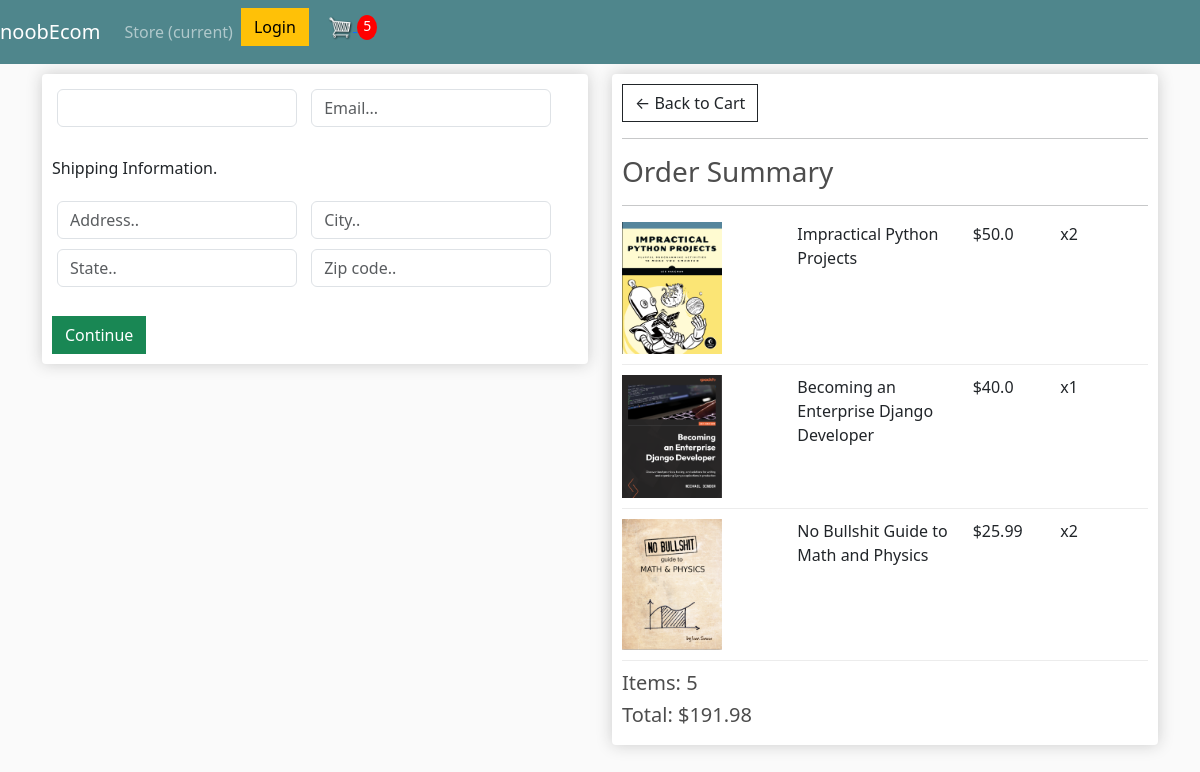
/checkout/ (signed in), run on an earlier commit of the app's database.
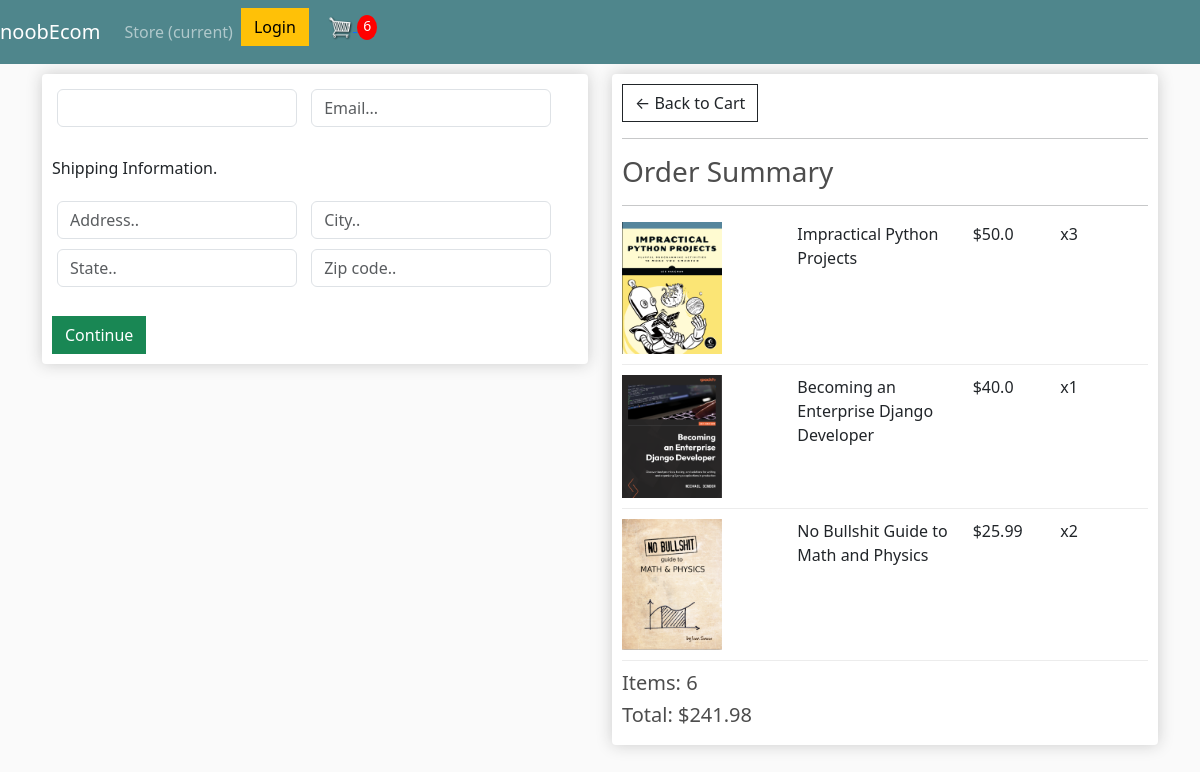
And on a later commit of the database.
### store/models.py (models this page shows, shortened)
class OrderItem(models.Model):
    product = models.ForeignKey(Product, on_delete=models.SET_NULL, null=True)
    order = models.ForeignKey(Order, on_delete=models.SET_NULL, null=True)
    quantity = models.IntegerField(default=0, null=True, blank=True)
    date_added = models.DateTimeField(auto_now_add=True)
    @property
    def get_total(self):
        total = self.product.price * self.quantity
        return total

class Order(models.Model):
    customer = models.ForeignKey(Customer, on_delete=models.SET_NULL, null=True, blank=True)
    date_ordered = models.DateTimeField(auto_now_add=True)
    complete = models.BooleanField(default=False)
    transaction_id = models.CharField(max_length=100, null=True)
    @property
    def get_cart_total(self):
        orderitems = self.orderitem_set.all()
        total = sum([item.get_total for item in orderitems])
        return total
    @property
    def get_cart_items(self):
        orderitems = self.orderitem_set.all()
        total = sum([item.quantity for item in orderitems])
        return total

class Product(models.Model):
    name = models.CharField(max_length=200)
    price = models.FloatField()
    digital = models.BooleanField(default=False, null=True, blank=True)
    image = models.ImageField(null=True, blank=True)
    @property
    def imageURL(self):
        try:
            url = self.image.url
        except Exception:
            url = ''
        return url

### store/views.py (the view)
# urls.py: path('checkout/', views.checkout, name='checkout'),
def checkout(request):
    context = {}
    if request.user.is_authenticated:
        customer = request.user.customer
        order, created = Order.objects.get_or_create(customer=customer, complete=False)
        items = order.orderitem_set.all()
        cartItems = order.get_cart_items
    else:
        items = []
        order = {'get_cart_total':0, 'get_cart_items':0}
        cartItems = order['get_cart_items']
    context = {'items':items, 'order':order, 'cartItems':cartItems}
    return render(request, 'store/checkout.html', context)

### store/templates/store/checkout.html (shortened to what this page needs)
{% extends 'store/main.html' %}
{% load static %}
{% block content %}
    <div class="row">
        <div class="col-lg-6">
            <div class="box-element" id="form-wrapper">
                <form id="form">
                    <div id="user-info">
                        <div class="form-field">
                            <input required class="form-control" type="text" name="name" placehold="Name...">
                        </div>
                        <div class="form-field">
                            <input required class="form-control" type="email" name="email" placeholder="Email...">
                        </div>
                    </div>
                    <div id="shipping-info">
                        <br>
                        <p>Shipping Information.</p>
                        <div class="form-field">
                            <input class="form-control" type="text" name="address" placeholder="Address..">
                        </div>
                        <div class="form-field">
                            <input class="form-control" type="text" name="city" placeholder="City..">
                        </div>
                        <div class="form-field">
                            <input class="form-control" type="text" name="state" placeholder="State..">
                        </div>
                        <div class="form-field">
                            <input class="form-control" type="text" name="zipcode" placeholder="Zip code..">
                        </div>
                    </div>
                    <br>
                    <input id="form-button" class="btn btn-success btn-block" type="submit" value="Continue">
                </form>
            </div>
            <br>
        </div>
        <div class="col-lg-6">
            <div>
                <div class="box-element">
                    <a class="btn btn-outline-dark" href="{% url 'cart' %}">&#x2190; Back to Cart</a>
                    <hr>
                    <h3>Order Summary</h3>
                    <hr>
                    {% for item in items %}
                    <div class="cart-row">
                        <div style="flex:2"><img class="row-image" src="{{item.product.imageURL}}"></div>
                        <div style="flex:2"><p>{{item.product.name}}</p></div>
                        <div style="flex:1"><p>${{item.product.price}}</p></div>
                        <div style="flex:1"><p>x{{item.quantity}}</p></div>
                    </div>
                    {% endfor %}
                    <h5>Items: {{order.get_cart_items}}</h5>
                    <h5>Total: ${{order.get_cart_total|floatformat:2}}</h5>
                </div>
            </div>
        </div>
    </div>
{% endblock content %}

What changed in the data, as far as the page shows it:
changed OrderItem "Impractical Python Projects": quantity "2" → "3"
changed through a linked row, Order: get_cart_items "5" → "6"; get_cart_total "191.98" → "241.98"
Also different on the page:
{{ cartItems }}: "5" → "6"
